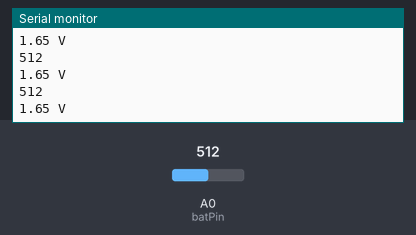
Bench run of a sketch on a simulated Arduino Uno, built with avr-gcc and run on an emulated ATmega328P. Parts: the last lines printed to the serial monitor. The test bench sets the inputs (shaded band); at power-on: A0 (batPin) = 512.

Above: at 1.2 s.
1.3 s: A0 (batPin) set to 716
At 2.12 s:
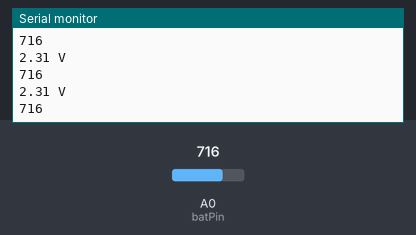
2.8 s: A0 (batPin) set to 900
At 2.83 s:
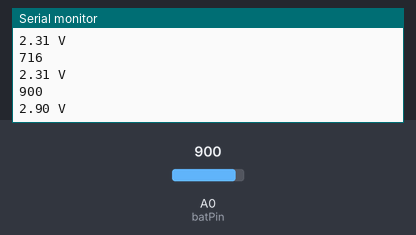
Timing chart, 0 to 5.8 s (numbered marks = the images above; inputs shaded):
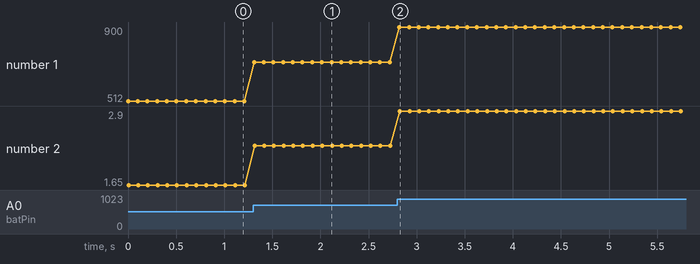

Measured:
- after the input at 1.3 s, the serial monitor: prints a new line at once (image 1)
- after the input at 2.8 s, the serial monitor: prints a new line at once (image 2)
- plotted number 1: 512 → 716 after the input at 1.3 s, 716 → 900 after the input at 2.8 s
- plotted number 2: 1.65 → 2.31 after the input at 1.3 s, 2.31 → 2.9 after the input at 2.8 s

The sketch:

Analog_Bientro.ino
```cpp
int batPin = A0;

void setup() {
  pinMode(batPin, INPUT);
  Serial.begin(9600);
}

void loop() {
  int batValue = analogRead(batPin);
  Serial.println(batValue);
  float volValue = (batValue/1023.0)*3.3;
  Serial.print(volValue);
  Serial.println(" V");
  delay(100);
}
```
